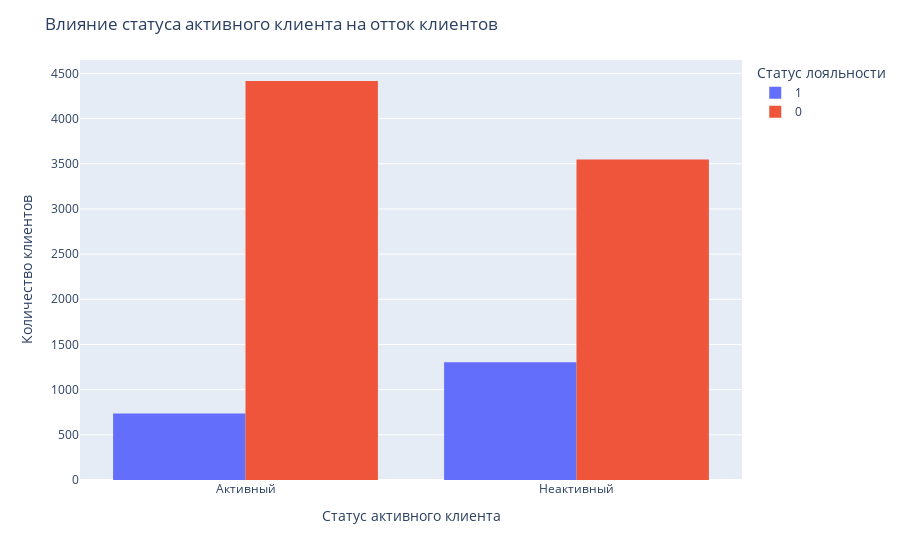

Notebook source saved alongside this figure:
### Markdown cell above
Вывод: из графика видно, что большинство клиентов банка приобретает 1 или 2 услуги. Однако, с увеличением числа приобретенных услуг, процент оттока клиентов также увеличивается. Это может говорить о том, что клиенты, которые приобретают больше услуг, имеют больше возможностей перейти к конкурентам или уйти от банка. Этот график может быть полезным для разработки стратегии удержания клиентов, например, предоставления скидок или бонусов за приобретение дополнительных услуг.

### Code cell
churn['IsActiveMember'] = churn['IsActiveMember'].replace({1: 'Активный', 0: 'Неактивный'})

fig = px.histogram(churn, x='IsActiveMember', color='Exited', 
                   histfunc='count', barmode='group', 
                   category_orders={"Exited": [1, 0], "IsActiveMember": ["Активный", "Неактивный"]},
                   labels={'Exited': 'Статус лояльности', 'IsActiveMember': 'Статус активного клиента',
                           'count': 'Количество клиентов'})

fig.update_layout(title_text='Влияние статуса активного клиента на отток клиентов',
                  yaxis=dict(title='Количество клиентов'))

fig.show()

### Figure 1 — Plotly figure (JSON) as saved in the notebook; plotly's stock layout.template omitted (floating-point values rounded to 4 significant figures; data arrays with more than 128 entries replaced by an {"elided": "..."} marker saying what was removed)
{"data": [{"alignmentgroup": "True", "bingroup": "x", "histfunc": "count", "hovertemplate": "Статус лояльности=1<br>Статус активного клиента=%{x}<br>count=%{y}<extra></extra>", "legendgroup": "1", "marker": {"color": "#636efa", "pattern": {"shape": ""}}, "name": "1", "offsetgroup": "1", "orientation": "v", "showlegend": true, "type": "histogram", "x": {"elided": "2037 str values"}, "xaxis": "x", "yaxis": "y"}, {"alignmentgroup": "True", "bingroup": "x", "histfunc": "count", "hovertemplate": "Статус лояльности=0<br>Статус активного клиента=%{x}<br>count=%{y}<extra></extra>", "legendgroup": "0", "marker": {"color": "#EF553B", "pattern": {"shape": ""}}, "name": "0", "offsetgroup": "0", "orientation": "v", "showlegend": true, "type": "histogram", "x": {"elided": "7963 str values"}, "xaxis": "x", "yaxis": "y"}], "layout": {"barmode": "group", "legend": {"title": {"text": "Статус лояльности"}, "tracegroupgap": 0}, "margin": {"t": 60}, "title": {"text": "Влияние статуса активного клиента на отток клиентов"}, "xaxis": {"anchor": "y", "categoryarray": ["Активный", "Неактивный"], "categoryorder": "array", "domain": [0, 1], "title": {"text": "Статус активного клиента"}}, "yaxis": {"anchor": "x", "domain": [0, 1], "title": {"text": "Количество клиентов"}}}}
